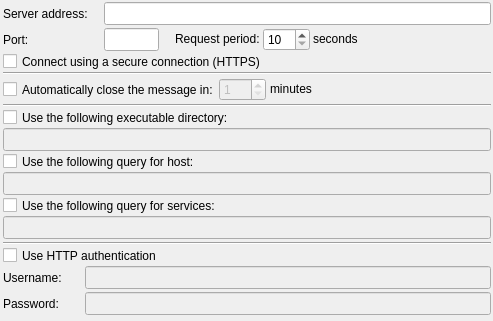
             <widget class="QWidget" name="tabConfigServer">
              <property name="toolTip">
               <string/>
              </property>
              <attribute name="title">
               <string>Server</string>
              </attribute>
              <layout class="QVBoxLayout" name="verticalLayout_17">
               <property name="spacing">
                <number>3</number>
               </property>
               <property name="leftMargin">
                <number>3</number>
               </property>
               <property name="topMargin">
                <number>2</number>
               </property>
               <property name="rightMargin">
                <number>2</number>
               </property>
               <property name="bottomMargin">
                <number>3</number>
               </property>
               <item>
                <layout class="QHBoxLayout" name="horizontalLayout_15">
                 <property name="spacing">
                  <number>3</number>
                 </property>
                 <item>
                  <layout class="QVBoxLayout" name="verticalLayout_14">
                   <property name="spacing">
                    <number>3</number>
                   </property>
                   <item>
                    <layout class="QHBoxLayout" name="horizontalLayout_6">
                     <item>
                      <widget class="QLabel" name="LblServer">
                       <property name="sizePolicy">
                        <sizepolicy hsizetype="Preferred" vsizetype="Preferred">
                         <horstretch>0</horstretch>
                         <verstretch>0</verstretch>
                        </sizepolicy>
                       </property>
                       <property name="text">
                        <string>Server address:</string>
                       </property>
                      </widget>
                     </item>
                     <item>
                      <spacer name="horizontalSpacer_10">
                       <property name="orientation">
                        <enum>Qt::Horizontal</enum>
                       </property>
                       <property name="sizeType">
                        <enum>QSizePolicy::Preferred</enum>
                       </property>
                       <property name="sizeHint" stdset="0">
                        <size>
                         <width>13</width>
                         <height>20</height>
                        </size>
                       </property>
                      </spacer>
                     </item>
                    </layout>
                   </item>
                   <item>
                    <layout class="QHBoxLayout" name="horizontalLayout">
                     <item>
                      <widget class="QLabel" name="LblPort">
                       <property name="sizePolicy">
                        <sizepolicy hsizetype="Preferred" vsizetype="Preferred">
                         <horstretch>0</horstretch>
                         <verstretch>0</verstretch>
                        </sizepolicy>
                       </property>
                       <property name="midLineWidth">
                        <number>0</number>
                       </property>
                       <property name="text">
                        <string>Port:</string>
                       </property>
                      </widget>
                     </item>
                     <item>
                      <spacer name="horizontalSpacer_6">
                       <property name="orientation">
                        <enum>Qt::Horizontal</enum>
                       </property>
                       <property name="sizeType">
                        <enum>QSizePolicy::Minimum</enum>
                       </property>
                       <property name="sizeHint" stdset="0">
                        <size>
                         <width>64</width>
                         <height>20</height>
                        </size>
                       </property>
                      </spacer>
                     </item>
                    </layout>
                   </item>
                  </layout>
                 </item>
                 <item>
                  <layout class="QVBoxLayout" name="verticalLayout_2">
                   <property name="spacing">
                    <number>3</number>
                   </property>
                   <item>
                    <widget class="QLineEdit" name="edServerAddress">
                     <property name="sizePolicy">
                      <sizepolicy hsizetype="Expanding" vsizetype="Fixed">
                       <horstretch>0</horstretch>
                       <verstretch>0</verstretch>
                      </sizepolicy>
                     </property>
                     <property name="minimumSize">
                      <size>
                       <width>0</width>
                       <height>23</height>
                      </size>
                     </property>
                     <property name="text">
                      <string/>
                     </property>
                    </widget>
                   </item>
                   <item>
                    <layout class="QHBoxLayout" name="horizontalLayout_14">
                     <item>
                      <widget class="QLineEdit" name="edServerPort">
                       <property name="sizePolicy">
                        <sizepolicy hsizetype="Preferred" vsizetype="Fixed">
                         <horstretch>0</horstretch>
                         <verstretch>0</verstretch>
                        </sizepolicy>
                       </property>
                       <property name="minimumSize">
                        <size>
                         <width>55</width>
                         <height>23</height>
                        </size>
                       </property>
                       <property name="maximumSize">
                        <size>
                         <width>55</width>
                         <height>16777215</height>
                        </size>
                       </property>
                       <property name="inputMask">
                        <string>99999; </string>
                       </property>
                       <property name="text">
                        <string/>
                       </property>
                      </widget>
                     </item>
                     <item>
                      <spacer name="horizontalSpacer_9">
                       <property name="orientation">
                        <enum>Qt::Horizontal</enum>
                       </property>
                       <property name="sizeType">
                        <enum>QSizePolicy::Minimum</enum>
                       </property>
                       <property name="sizeHint" stdset="0">
                        <size>
                         <width>13</width>
                         <height>20</height>
                        </size>
                       </property>
                      </spacer>
                     </item>
                     <item>
                      <widget class="QLabel" name="lbPeriod">
                       <property name="sizePolicy">
                        <sizepolicy hsizetype="Preferred" vsizetype="Preferred">
                         <horstretch>0</horstretch>
                         <verstretch>0</verstretch>
                        </sizepolicy>
                       </property>
                       <property name="maximumSize">
                        <size>
                         <width>1500</width>
                         <height>20</height>
                        </size>
                       </property>
                       <property name="text">
                        <string>Request period:</string>
                       </property>
                      </widget>
                     </item>
                     <item>
                      <widget class="QSpinBox" name="spinBoxPeriod">
                       <property name="sizePolicy">
                        <sizepolicy hsizetype="Minimum" vsizetype="Fixed">
                         <horstretch>0</horstretch>
                         <verstretch>0</verstretch>
                        </sizepolicy>
                       </property>
                       <property name="minimumSize">
                        <size>
                         <width>0</width>
                         <height>23</height>
                        </size>
                       </property>
                       <property name="minimum">
                        <number>10</number>
                       </property>
                       <property name="maximum">
                        <number>600</number>
                       </property>
                      </widget>
                     </item>
                     <item>
                      <widget class="QLabel" name="lbSeconds">
                       <property name="sizePolicy">
                        <sizepolicy hsizetype="Preferred" vsizetype="Preferred">
                         <horstretch>0</horstretch>
                         <verstretch>0</verstretch>
                        </sizepolicy>
                       </property>
                       <property name="maximumSize">
                        <size>
                         <width>1500</width>
                         <height>20</height>
                        </size>
                       </property>
                       <property name="layoutDirection">
                        <enum>Qt::LeftToRight</enum>
                       </property>
                       <property name="text">
                        <string>seconds</string>
                       </property>
                      </widget>
                     </item>
                     <item>
                      <spacer name="horizontalSpacer_7">
                       <property name="orientation">
                        <enum>Qt::Horizontal</enum>
                       </property>
                       <property name="sizeType">
                        <enum>QSizePolicy::Expanding</enum>
                       </property>
                       <property name="sizeHint" stdset="0">
                        <size>
                         <width>40</width>
                         <height>20</height>
                        </size>
                       </property>
                      </spacer>
                     </item>
                    </layout>
                   </item>
                  </layout>
                 </item>
                </layout>
               </item>
               <item>
                <widget class="QCheckBox" name="cbUseHttps">
                 <property name="maximumSize">
                  <size>
                   <width>16777215</width>
                   <height>15</height>
                  </size>
                 </property>
                 <property name="text">
                  <string>Connect using a secure connection (HTTPS)</string>
                 </property>
                </widget>
               </item>
               <item>
                <widget class="Line" name="line_6">
                 <property name="orientation">
                  <enum>Qt::Horizontal</enum>
                 </property>
                </widget>
               </item>
               <item>
                <layout class="QHBoxLayout" name="horizontalLayout_2">
                 <property name="spacing">
                  <number>0</number>
                 </property>
                 <item>
                  <widget class="QCheckBox" name="cbAutoClose">
                   <property name="sizePolicy">
                    <sizepolicy hsizetype="Preferred" vsizetype="Fixed">
                     <horstretch>0</horstretch>
                     <verstretch>0</verstretch>
                    </sizepolicy>
                   </property>
                   <property name="maximumSize">
                    <size>
                     <width>16777215</width>
                     <height>15</height>
                    </size>
                   </property>
                   <property name="text">
                    <string>Automatically close the message in:</string>
                   </property>
                  </widget>
                 </item>
                 <item>
                  <widget class="QSpinBox" name="spinBoxClose">
                   <property name="enabled">
                    <bool>false</bool>
                   </property>
                   <property name="sizePolicy">
                    <sizepolicy hsizetype="Preferred" vsizetype="Fixed">
                     <horstretch>0</horstretch>
                     <verstretch>0</verstretch>
                    </sizepolicy>
                   </property>
                   <property name="minimumSize">
                    <size>
                     <width>0</width>
                     <height>23</height>
                    </size>
                   </property>
                   <property name="minimum">
                    <number>1</number>
                   </property>
                   <property name="maximum">
                    <number>999</number>
                   </property>
                  </widget>
                 </item>
                 <item>
                  <spacer name="horizontalSpacer_8">
                   <property name="orientation">
                    <enum>Qt::Horizontal</enum>
                   </property>
                   <property name="sizeType">
                    <enum>QSizePolicy::Minimum</enum>
                   </property>
                   <property name="sizeHint" stdset="0">
                    <size>
                     <width>4</width>
                     <height>20</height>
                    </size>
                   </property>
                  </spacer>
                 </item>
                 <item>
                  <widget class="QLabel" name="lbMinutes">
                   <property name="sizePolicy">
                    <sizepolicy hsizetype="Preferred" vsizetype="Preferred">
                     <horstretch>0</horstretch>
                     <verstretch>0</verstretch>
                    </sizepolicy>
                   </property>
                   <property name="maximumSize">
                    <size>
                     <width>1500</width>
                     <height>20</height>
                    </size>
                   </property>
                   <property name="layoutDirection">
                    <enum>Qt::LeftToRight</enum>
                   </property>
                   <property name="text">
                    <string>minutes</string>
                   </property>
                  </widget>
                 </item>
                 <item>
                  <spacer name="horizontalSpacer_5">
                   <property name="orientation">
                    <enum>Qt::Horizontal</enum>
                   </property>
                   <property name="sizeType">
                    <enum>QSizePolicy::Expanding</enum>
                   </property>
                   <property name="sizeHint" stdset="0">
                    <size>
                     <width>17</width>
                     <height>20</height>
                    </size>
                   </property>
                  </spacer>
                 </item>
                </layout>
               </item>
               <item>
                <widget class="Line" name="line_2">
                 <property name="orientation">
                  <enum>Qt::Horizontal</enum>
                 </property>
                </widget>
               </item>
               <item>
                <widget class="QCheckBox" name="cbExecDir">
                 <property name="maximumSize">
                  <size>
                   <width>16777215</width>
                   <height>15</height>
                  </size>
                 </property>
                 <property name="text">
                  <string>Use the following executable directory:</string>
                 </property>
                </widget>
               </item>
               <item>
                <widget class="QLineEdit" name="edExecDir">
                 <property name="enabled">
                  <bool>false</bool>
                 </property>
                 <property name="minimumSize">
                  <size>
                   <width>0</width>
                   <height>23</height>
                  </size>
                 </property>
                 <property name="text">
                  <string/>
                 </property>
                </widget>
               </item>
               <item>
                <widget class="QCheckBox" name="cbHostsRequest">
                 <property name="maximumSize">
                  <size>
                   <width>16777215</width>
                   <height>15</height>
                  </size>
                 </property>
                 <property name="text">
                  <string>Use the following query for host:</string>
                 </property>
                </widget>
               </item>
               <item>
                <widget class="QLineEdit" name="edHostsRequest">
                 <property name="enabled">
                  <bool>false</bool>
                 </property>
                 <property name="minimumSize">
                  <size>
                   <width>0</width>
                   <height>23</height>
                  </size>
                 </property>
                 <property name="text">
                  <string/>
                 </property>
                </widget>
               </item>
               <item>
                <widget class="QCheckBox" name="cbServicesRequest">
                 <property name="maximumSize">
                  <size>
                   <width>16777215</width>
                   <height>15</height>
                  </size>
                 </property>
                 <property name="contextMenuPolicy">
                  <enum>Qt::NoContextMenu</enum>
                 </property>
                 <property name="text">
                  <string>Use the following query for services:</string>
                 </property>
                </widget>
               </item>
               <item>
                <widget class="QLineEdit" name="edServicesRequest">
                 <property name="enabled">
                  <bool>false</bool>
                 </property>
                 <property name="minimumSize">
                  <size>
                   <width>0</width>
                   <height>23</height>
                  </size>
                 </property>
                 <property name="text">
                  <string/>
                 </property>
                </widget>
               </item>
               <item>
                <widget class="Line" name="line">
                 <property name="orientation">
                  <enum>Qt::Horizontal</enum>
                 </property>
                </widget>
               </item>
               <item>
                <widget class="QCheckBox" name="cbUseHTTPAuth">
                 <property name="maximumSize">
                  <size>
                   <width>16777215</width>
                   <height>15</height>
                  </size>
                 </property>
                 <property name="text">
                  <string>Use HTTP authentication</string>
                 </property>
                </widget>
               </item>
               <item>
                <layout class="QHBoxLayout" name="horizontalLayout_16">
                 <property name="spacing">
                  <number>3</number>
                 </property>
                 <item>
                  <layout class="QVBoxLayout" name="verticalLayout_15">
                   <property name="spacing">
                    <number>3</number>
                   </property>
                   <item>
                    <layout class="QHBoxLayout" name="horizontalLayout_3">
                     <item>
                      <widget class="QLabel" name="label_4">
                       <property name="enabled">
                        <bool>true</bool>
                       </property>
                       <property name="text">
                        <string>Username:</string>
                       </property>
                      </widget>
                     </item>
                     <item>
                      <spacer name="horizontalSpacer">
                       <property name="orientation">
                        <enum>Qt::Horizontal</enum>
                       </property>
                       <property name="sizeType">
                        <enum>QSizePolicy::Preferred</enum>
                       </property>
                       <property name="sizeHint" stdset="0">
                        <size>
                         <width>20</width>
                         <height>20</height>
                        </size>
                       </property>
                      </spacer>
                     </item>
                    </layout>
                   </item>
                   <item>
                    <layout class="QHBoxLayout" name="horizontalLayout_4">
                     <item>
                      <widget class="QLabel" name="label_5">
                       <property name="enabled">
                        <bool>true</bool>
                       </property>
                       <property name="text">
                        <string>Password:</string>
                       </property>
                      </widget>
                     </item>
                     <item>
                      <spacer name="horizontalSpacer_2">
                       <property name="orientation">
                        <enum>Qt::Horizontal</enum>
                       </property>
                       <property name="sizeType">
                        <enum>QSizePolicy::Preferred</enum>
                       </property>
                       <property name="sizeHint" stdset="0">
                        <size>
                         <width>13</width>
                         <height>20</height>
                        </size>
                       </property>
                      </spacer>
                     </item>
                    </layout>
                   </item>
                  </layout>
                 </item>
                 <item>
                  <layout class="QVBoxLayout" name="verticalLayout_16">
                   <property name="spacing">
                    <number>3</number>
                   </property>
                   <item>
                    <widget class="QLineEdit" name="edLogin">
                     <property name="enabled">
                      <bool>false</bool>
                     </property>
                     <property name="sizePolicy">
                      <sizepolicy hsizetype="Expanding" vsizetype="Fixed">
                       <horstretch>0</horstretch>
                       <verstretch>0</verstretch>
                      </sizepolicy>
                     </property>
                     <property name="minimumSize">
                      <size>
                       <width>0</width>
                       <height>23</height>
                      </size>
                     </property>
                     <property name="text">
                      <string/>
                     </property>
                    </widget>
                   </item>
                   <item>
                    <widget class="QLineEdit" name="edPassword">
                     <property name="enabled">
                      <bool>false</bool>
                     </property>
                     <property name="minimumSize">
                      <size>
                       <width>0</width>
                       <height>23</height>
                      </size>
                     </property>
                     <property name="text">
                      <string/>
                     </property>
                     <property name="echoMode">
                      <enum>QLineEdit::Password</enum>
                     </property>
                    </widget>
                   </item>
                  </layout>
                 </item>
                </layout>
               </item>
               <item>
                <spacer name="verticalSpacer">
                 <property name="orientation">
                  <enum>Qt::Vertical</enum>
                 </property>
                 <property name="sizeHint" stdset="0">
                  <size>
                   <width>488</width>
                   <height>3</height>
                  </size>
                 </property>
                </spacer>
               </item>
              </layout>
              <zorder>line_6</zorder>
              <zorder>line_2</zorder>
              <zorder>cbExecDir</zorder>
              <zorder>edExecDir</zorder>
              <zorder>cbHostsRequest</zorder>
              <zorder>edHostsRequest</zorder>
              <zorder>cbServicesRequest</zorder>
              <zorder>edServicesRequest</zorder>
              <zorder>line</zorder>
              <zorder>cbUseHTTPAuth</zorder>
              <zorder>cbUseHttps</zorder>
             </widget>
